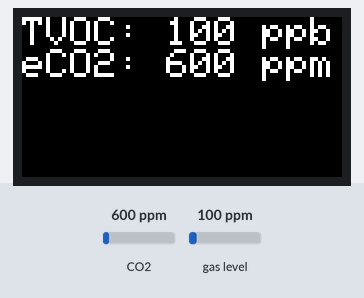
Bench run of a sketch on a simulated ESP32. Parts: 160×80 colour display. Inputs (shaded band) come from the test bench; at power-on: CO2 600 ppm, gas level 100 ppm.

Above: at 1.3 s.
1.4 s: CO2 set to 452 ppm
At 2.6 s:
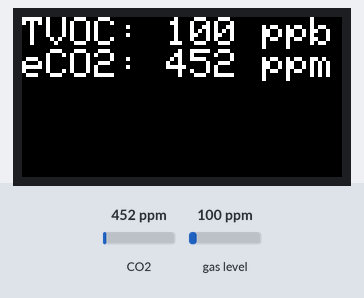
3.2 s: gas level set to 20 ppm
At 3.9 s:
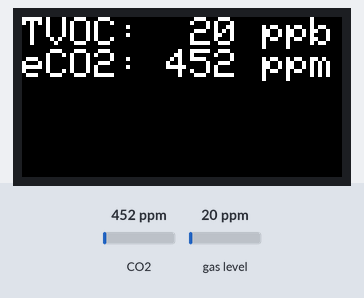
4.8 s: CO2 set to 1050 ppm
At 5.3 s:
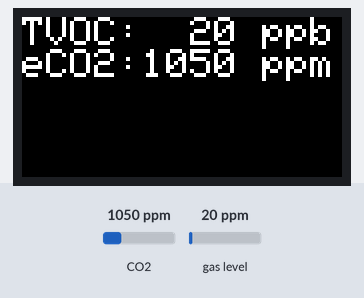
6.3 s: gas level set to 250 ppm
At 6.7 s:
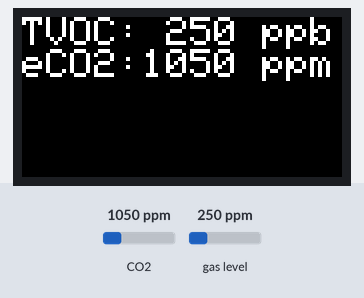
Timing chart, 0 to 8.9 s (numbered marks = the images above; inputs shaded):
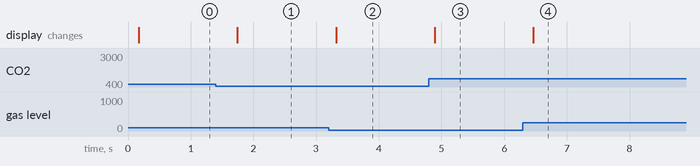

The sketch:

SGP30.ino
```cpp
#include <M5StickC.h>
#include "Adafruit_SGP30.h"

Adafruit_SGP30 sgp;

void setup() {
    M5.begin();
    M5.Lcd.setRotation(3);
    M5.Lcd.setTextSize(2);

    sgp.begin();
}

void loop() {
    M5.Lcd.fillRect(0, 0, 160, 80, BLACK);
    M5.Lcd.setCursor(0, 0);
    if (sgp.IAQmeasure()) {
        M5.Lcd.printf("TVOC:%4d ppb\n", sgp.TVOC);
        M5.Lcd.printf("eCO2:%4d ppm\n", sgp.eCO2);
    } else {
        M5.Lcd.print("Failed");
    }

    delay(500);
}
```

Measured:
- after the input at 1.4 s, the display: changes after 0.35 s (image 1)
- after the input at 3.2 s, the display: changes after 0.12 s (image 2)
- after the input at 4.8 s, the display: changes after 0.09 s (image 3)
- after the input at 6.3 s, the display: changes after 0.16 s (image 4)
